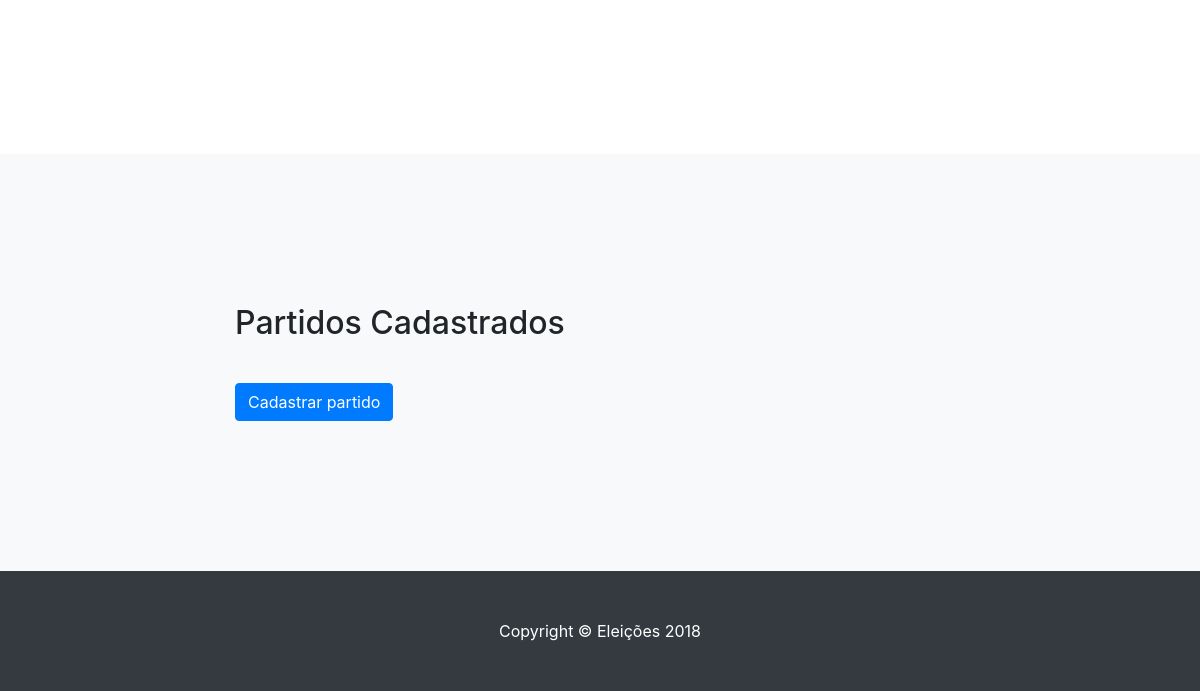
The app's page / (lower part), older data.
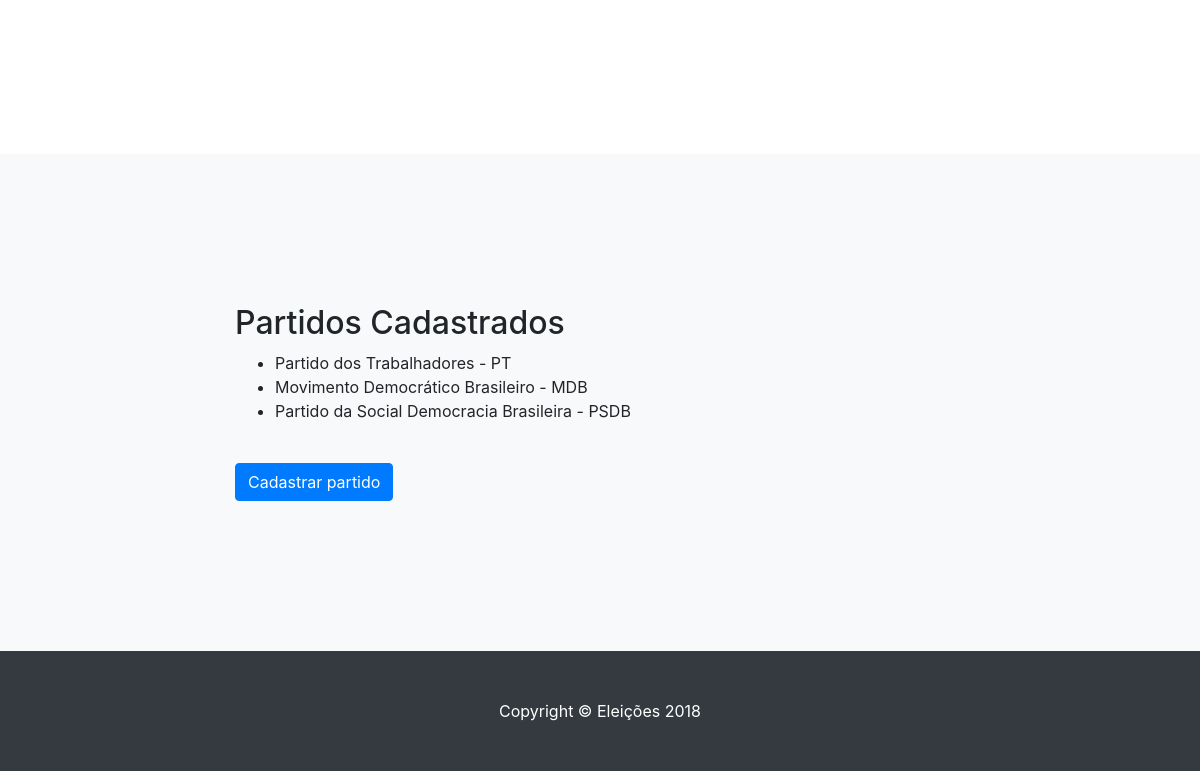
The same page, newer data.
### eleicoes2018/models.py (models this page shows)
class Partido(models.Model):
	nome = models.CharField(max_length=255, null=False)
	sigla = models.CharField(max_length=6, null=False)

### eleicoes2018/views.py (the view)
# urls.py: url(r'^$', index, name='index'),
def index(request):
	usuarios = Usuario.objects.all()
	estados = Estado.objects.all()
	partidos = Partido.objects.all()
	return render(request, 'index.html', { 'usuarios' : usuarios , 'estados' : estados , 'partidos' : partidos })

### eleicoes2018/templates/index.html (shortened to what this page needs)
{% load staticfiles %}
<!DOCTYPE html>
  <head>
    <link href='{% static "vendor/bootstrap/css/bootstrap.min.css" %}' rel="stylesheet">
    <link href='{% static "css/scrolling-nav.css" %}' rel="stylesheet">
  </head>
  <body id="page-top">
    <section id="regiao">
      <div class="container">
        <div class="row">
          <div class="col-lg-8 mx-auto">
          </div>
        </div>
      </div>
    </section>
    <section id="partidos" class="bg-light">
      <div class="container">
        <div class="row">
          <div class="col-lg-8 mx-auto">
            <h2>Partidos Cadastrados</h2>
            <ul>
                {% for partido in partidos %}
                    <li>{{ partido.nome }} - {{ partido.sigla }}</li>
                {% endfor %}
            </ul>
            <br>
            <a class="btn btn-primary" href="/partido-registrar">Cadastrar partido</a>
          </div>
        </div>
      </div>
    </section>
    <footer class="py-5 bg-dark">
      <div class="container">
        <p class="m-0 text-center text-white">Copyright &copy; Eleições 2018</p>
      </div>
    </footer>
  </body>
</html>

### eleicoes2018/static/css/scrolling-nav.css (style rules this page uses)
section { padding: 150px 0; }

Row changes from the older to the newer data that the page shows:
added Partido: nome "Partido dos Trabalhadores", sigla "PT"
added Partido: nome "Movimento Democrático Brasileiro", sigla "MDB"
added Partido: nome "Partido da Social Democracia Brasileira", sigla "PSDB"
